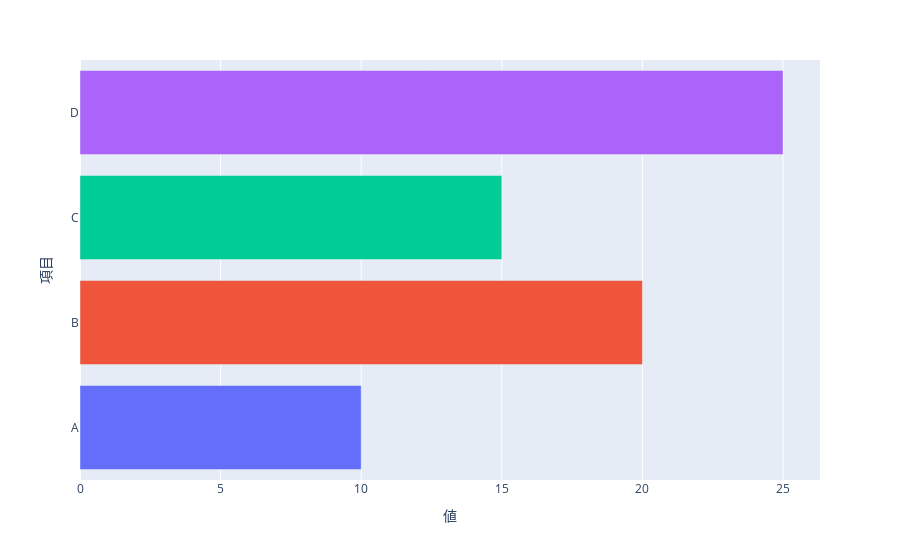

Notebook code cell kept with this figure:
### Code cell
import pandas as pd
import seaborn as sns
import plotly.express as px

# サンプルのDataFrameを作成
data = {
    '項目': ['A', 'B', 'C', 'D'],
    '値': [10, 20, 15, 25]
}
df = pd.DataFrame(data)

# seabornのカラーパレットから色を取得
get_colors = lambda n: sns.color_palette("husl", n).as_hex()
colors = get_colors(len(df))

df['color'] = colors
# 横向きバーグラフを作成
fig = px.bar(df, 
             x='値',  # 横軸（x軸）に表示する列
             y='項目',  # 縦軸（y軸）に表示する列
             orientation='h',
            color = colors)

# カラーのlegendを表示しないように設定
fig.update_layout(showlegend=False)


# グラフを表示
fig.show()

### Figure 1 — Plotly figure (JSON) as saved in the notebook; plotly's stock layout.template omitted (floating-point values rounded to 4 significant figures)
{"data": [{"hovertemplate": "color=#f77189<br>値=%{x}<br>項目=%{y}<extra></extra>", "legendgroup": "#f77189", "marker": {"color": "#636efa", "pattern": {"shape": ""}}, "name": "#f77189", "orientation": "h", "showlegend": true, "textposition": "auto", "type": "bar", "x": [10], "xaxis": "x", "y": ["A"], "yaxis": "y"}, {"hovertemplate": "color=#97a431<br>値=%{x}<br>項目=%{y}<extra></extra>", "legendgroup": "#97a431", "marker": {"color": "#EF553B", "pattern": {"shape": ""}}, "name": "#97a431", "orientation": "h", "showlegend": true, "textposition": "auto", "type": "bar", "x": [20], "xaxis": "x", "y": ["B"], "yaxis": "y"}, {"hovertemplate": "color=#36ada4<br>値=%{x}<br>項目=%{y}<extra></extra>", "legendgroup": "#36ada4", "marker": {"color": "#00cc96", "pattern": {"shape": ""}}, "name": "#36ada4", "orientation": "h", "showlegend": true, "textposition": "auto", "type": "bar", "x": [15], "xaxis": "x", "y": ["C"], "yaxis": "y"}, {"hovertemplate": "color=#a48cf4<br>値=%{x}<br>項目=%{y}<extra></extra>", "legendgroup": "#a48cf4", "marker": {"color": "#ab63fa", "pattern": {"shape": ""}}, "name": "#a48cf4", "orientation": "h", "showlegend": true, "textposition": "auto", "type": "bar", "x": [25], "xaxis": "x", "y": ["D"], "yaxis": "y"}], "layout": {"barmode": "relative", "legend": {"title": {"text": "color"}, "tracegroupgap": 0}, "margin": {"t": 60}, "showlegend": false, "xaxis": {"anchor": "y", "domain": [0, 1], "title": {"text": "値"}}, "yaxis": {"anchor": "x", "domain": [0, 1], "title": {"text": "項目"}}}}
